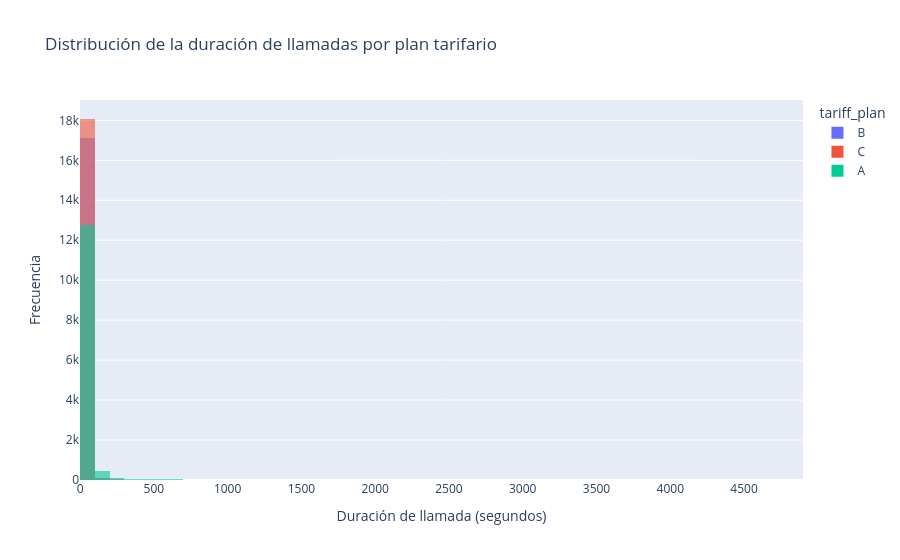

Notebook code cell kept with this figure:
### Code cell
fig = px.histogram(
    dataset_merge,
    x="calls_count",
    color="tariff_plan",
    nbins=50,
    barmode="overlay",   # superpuestos
    opacity=0.6,
    title="Distribución de la duración de llamadas por plan tarifario"
)

fig.update_layout(
    xaxis_title="Duración de llamada (segundos)",
    yaxis_title="Frecuencia"
)

fig.show()

### Figure 1 — Plotly figure (JSON) as saved in the notebook; plotly's stock layout.template omitted (floating-point values rounded to 4 significant figures; data arrays with more than 128 entries replaced by an {"elided": "..."} marker saying what was removed)
{"data": [{"bingroup": "x", "hovertemplate": "tariff_plan=B<br>calls_count=%{x}<br>count=%{y}<extra></extra>", "legendgroup": "B", "marker": {"color": "#636efa", "opacity": 0.6, "pattern": {"shape": ""}}, "name": "B", "nbinsx": 50, "orientation": "v", "showlegend": true, "type": "histogram", "x": {"elided": "17237 int values"}, "xaxis": "x", "yaxis": "y"}, {"bingroup": "x", "hovertemplate": "tariff_plan=C<br>calls_count=%{x}<br>count=%{y}<extra></extra>", "legendgroup": "C", "marker": {"color": "#EF553B", "opacity": 0.6, "pattern": {"shape": ""}}, "name": "C", "nbinsx": 50, "orientation": "v", "showlegend": true, "type": "histogram", "x": {"elided": "18209 int values"}, "xaxis": "x", "yaxis": "y"}, {"bingroup": "x", "hovertemplate": "tariff_plan=A<br>calls_count=%{x}<br>count=%{y}<extra></extra>", "legendgroup": "A", "marker": {"color": "#00cc96", "opacity": 0.6, "pattern": {"shape": ""}}, "name": "A", "nbinsx": 50, "orientation": "v", "showlegend": true, "type": "histogram", "x": {"elided": "13556 int values"}, "xaxis": "x", "yaxis": "y"}], "layout": {"barmode": "overlay", "legend": {"title": {"text": "tariff_plan"}, "tracegroupgap": 0}, "title": {"text": "Distribución de la duración de llamadas por plan tarifario"}, "xaxis": {"anchor": "y", "domain": [0, 1], "title": {"text": "Duración de llamada (segundos)"}}, "yaxis": {"anchor": "x", "domain": [0, 1], "title": {"text": "Frecuencia"}}}}
